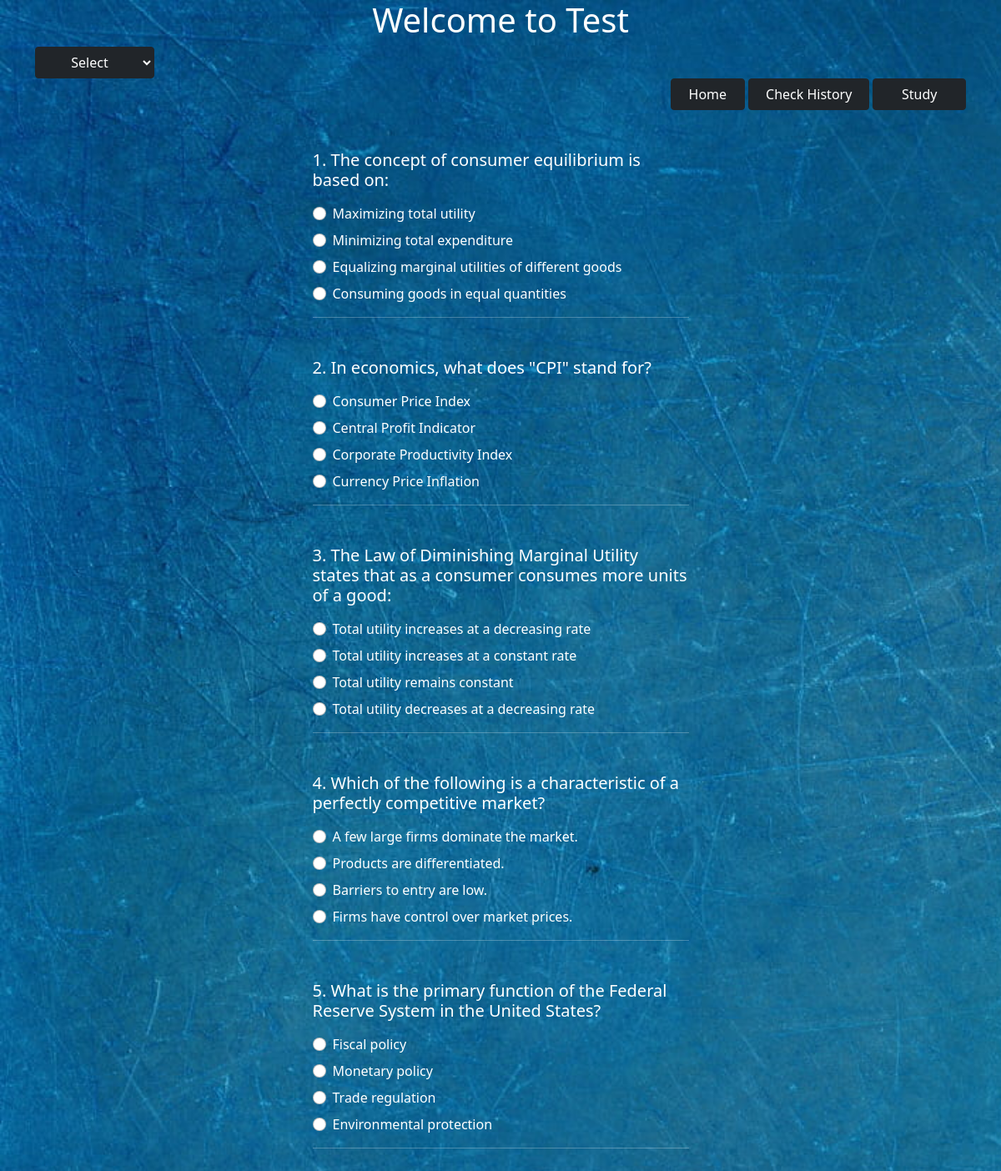
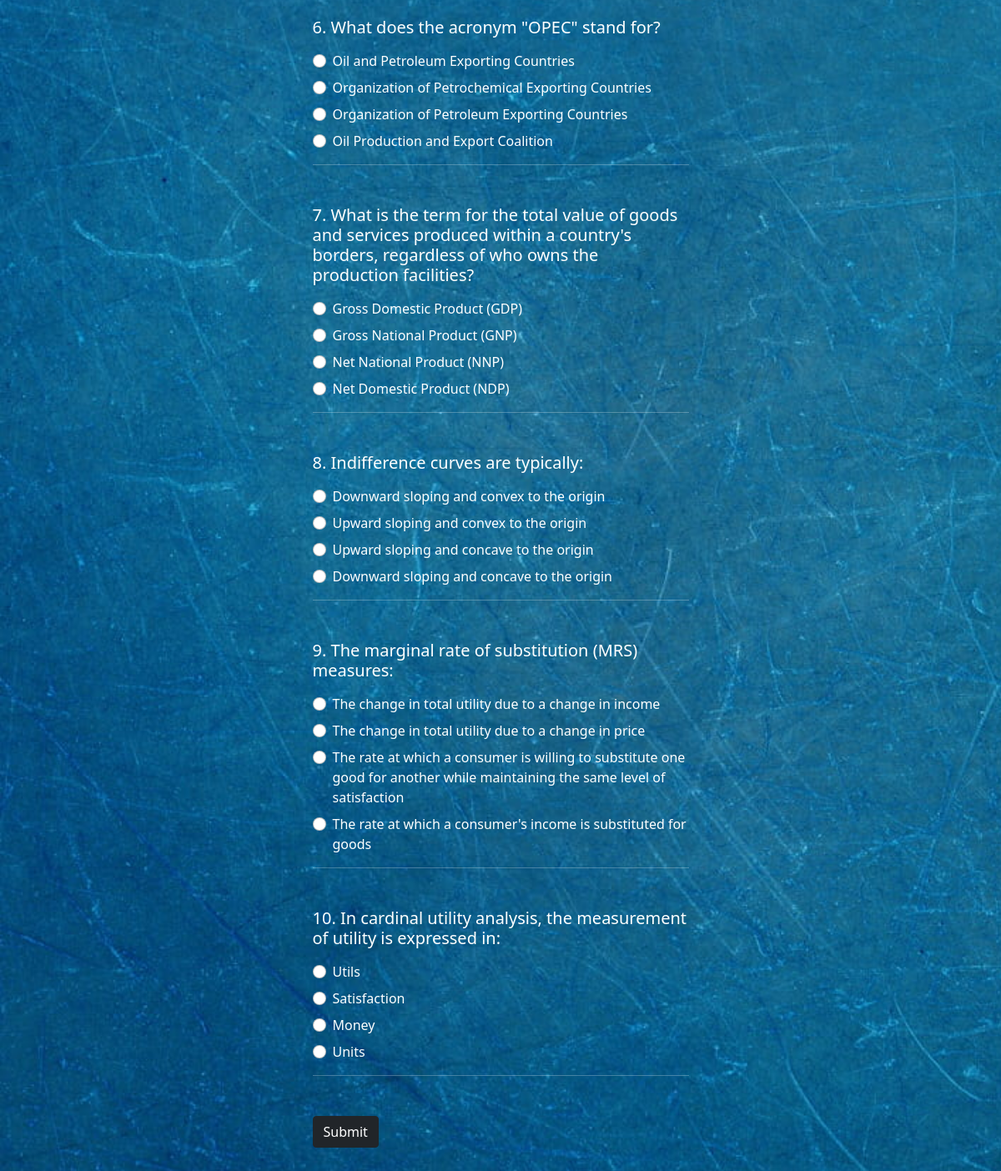
/test.php?category_id=1, run on the app's committed database (2 pictures, top to bottom).
### tables this page shows
CREATE TABLE `mytable` (
  `id` int(255) NOT NULL,
  `question` varchar(250) NOT NULL,
  `option1` varchar(250) NOT NULL,
  `option2` varchar(250) NOT NULL,
  `option3` varchar(250) NOT NULL,
  `option4` varchar(250) NOT NULL,
  `correct_answer` varchar(250) NOT NULL,
  `descriptions` varchar(255) DEFAULT NULL,
  `status` tinyint(4) NOT NULL DEFAULT 1,
  `category_id` int(255) NOT NULL
);

### test.php (the view, shortened to what this page needs)
<?php
    include("conn.php");
    $total_questions = 10;
    $category_id = 0;
    if(isset($_GET['category_id']))
    {
        $category_id = $_GET['category_id'];
    }
?>
<!DOCTYPE html>
<html>
<head>
    <link href="css/bootstrap.min.css" rel="stylesheet">
    <h1 align=center style="color:white">Welcome to Test</h1>
</head>
<body>
    <div class="container" style="color:white">
        <div class="row justify-content-center">
        <?php
        if($category_id==0 || $category_id=='')
        {
            $category_id = 0;
            $query = "SELECT id, question, option1, option2, option3, option4 FROM mytable ORDER BY RAND() LIMIT $total_questions";
        }
        else
        {
            $query = "SELECT id, question, option1, option2, option3, option4 FROM mytable WHERE category_id=$category_id ORDER BY RAND() LIMIT $total_questions";
        }
        $result = mysqli_query($conn, $query);
    ?>
                <form method="post" action="submit.php">
                    <div style="text-align: left;" name="select" style="width: 20%;">
        <select class="btn btn-dark" id="opt">
        <option value="">Select</option>
        <option value="20">20 questions</option></div></select>
       <div style="text-align: right;">
       <a href="home.php" class="btn btn-dark" name="home" value="Home" style="width: 8%;">Home</a>
    <a href="history.php" class="btn btn-dark" name="history" value="Check History" style="width: 13%;">Check History</a>
    <a href="study.php" class="btn btn-dark" name="study" value="Study" style="width: 10%;">Study</a>
</div>
    <div class="py-5 row justify-content-center">
      <div class="col-lg-5" id="st">
                    <?php
                        $counter =0;
                        while ($row = mysqli_fetch_assoc($result)):
                            $counter++;
                    ?>
                    <div class="qabox mb-5">
                        <h5 class="mb-3"><?php echo $counter.'. '.$row['question']; ?></h5>
          <div class="form-check mb-2"><input type="radio" class="form-check-input" name="answer[<?php echo $row['id']; ?>]" value="<?php echo $row['option1']; ?>"> <?php echo $row['option1']; ?></div>
          <div class="form-check mb-2"><input type="radio" class="form-check-input" name="answer[<?php echo $row['id']; ?>]" value="<?php echo $row['option2']; ?>"><?php echo $row['option2']; ?></div>
          <div class="form-check mb-2"><input type="radio" class="form-check-input" name="answer[<?php echo $row['id']; ?>]" value="<?php echo $row['option3']; ?>"><?php echo $row['option3']; ?></div>
          <div class="form-check mb-2"><input type="radio" class="form-check-input" name="answer[<?php echo $row['id']; ?>]" value="<?php echo $row['option4']; ?>"><?php echo $row['option4']; ?></div>
                        <hr>
                    </div>
                    <?php endwhile; ?>
                </form>
                <div>
                <button type="submit" class="btn btn-dark" name="submit">Submit</button>
                </div>
            </div>
        </div>
</body>
</html>

### test.php (style rules this page uses)
body { margin: 0; padding: 0; background-image: url("test.jpg"); background-size: cover; background-repeat: no-repeat; }

### data on the page
mytable: question "The concept of consumer equilibrium is based on:", option1 "Maximizing total utility", option2 "Minimizing total expenditure", option3 "Equalizing marginal utilities of different goods", option4 "Consuming goods in equal quantities"
mytable: question "In economics, what does \"CPI\" stand for?", option1 "Consumer Price Index", option2 "Central Profit Indicator", option3 "Corporate Productivity Index", option4 "Currency Price Inflation"
mytable: question "The Law of Diminishing Marginal Utility states that as a consumer consumes more units of a good:", option1 "Total utility increases at a decreasing rate", option2 "Total utility increases at a constant rate", option3 "Total utility remains constant", option4 "Total utility decreases at a decreasing rate"
mytable: question "Which of the following is a characteristic of a perfectly competitive market?", option1 "A few large firms dominate the market.", option2 "Products are differentiated.", option3 "Barriers to entry are low.", option4 "Firms have control over market prices."
mytable: question "What is the primary function of the Federal Reserve System in the United States?", option1 "Fiscal policy", option2 "Monetary policy", option3 "Trade regulation", option4 "Environmental protection"
mytable: question "What does the acronym \"OPEC\" stand for?", option1 "Oil and Petroleum Exporting Countries", option2 "Organization of Petrochemical Exporting Countries", option3 "Organization of Petroleum Exporting Countries", option4 "Oil Production and Export Coalition"
mytable: question "What is the term for the total value of goods and services produced within a country's borders, regardless of who owns the production facilities?", option1 "Gross Domestic Product (GDP)", option2 "Gross National Product (GNP)", option3 "Net National Product (NNP)", option4 "Net Domestic Product (NDP)"
mytable: question "Indifference curves are typically:", option1 "Downward sloping and convex to the origin", option2 "Upward sloping and convex to the origin", option3 "Upward sloping and concave to the origin", option4 "Downward sloping and concave to the origin"
mytable: question "The marginal rate of substitution (MRS) measures:", option1 "The change in total utility due to a change in income", option2 "The change in total utility due to a change in price", option3 "The rate at which a consumer is willing to substitute one good for another while maintaining the same level of satisfaction", option4 "The rate at which a consumer's income is substituted for goods"
mytable: question "In cardinal utility analysis, the measurement of utility is expressed in:", option1 "Utils", option2 "Satisfaction", option3 "Money", option4 "Units"
